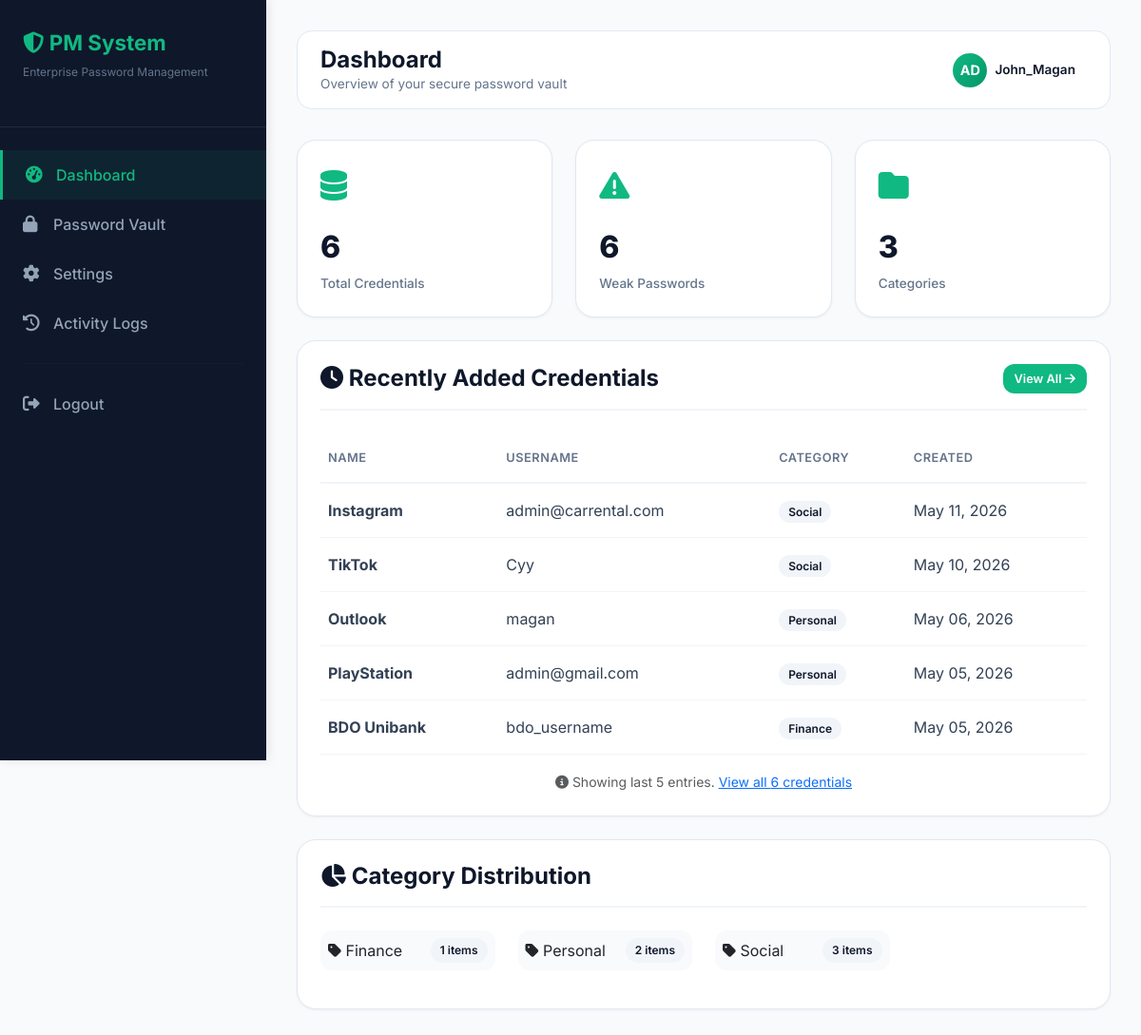
The app's page /dashboard.php (signed in) with its own data.
### tables this page shows
CREATE TABLE `passwords` (
  `id` int(11) NOT NULL,
  `user_id` int(11) NOT NULL,
  `name` varchar(255) NOT NULL,
  `url` varchar(500) DEFAULT NULL,
  `username` varchar(255) DEFAULT NULL,
  `encrypted_password` text NOT NULL,
  `notes` text DEFAULT NULL,
  `category` varchar(100) DEFAULT NULL,
  `created_at` timestamp NOT NULL DEFAULT current_timestamp(),
  `updated_at` timestamp NOT NULL DEFAULT current_timestamp() ON UPDATE current_timestamp(),
  `icon` varchar(100) DEFAULT 'fas fa-key'
);

### security.php (called while the page is built, shortened)
<?php
function sanitizeOutput($data) {
    return htmlspecialchars($data, ENT_QUOTES, 'UTF-8');
}
?>

### dashboard.php (the view, shortened to what this page needs)
<?php
require_once 'config.php';
require_once 'security.php';
$stmt = $pdo->prepare("SELECT COUNT(*) as total FROM passwords WHERE user_id = ?");
$stmt->execute([$_SESSION['user_id']]);
$totalPasswords = $stmt->fetch()['total'];
$stmt = $pdo->prepare("SELECT * FROM passwords WHERE user_id = ? ORDER BY created_at DESC LIMIT 5");
$stmt->execute([$_SESSION['user_id']]);
$recentPasswords = $stmt->fetchAll();
$stmt = $pdo->prepare("SELECT category, COUNT(*) as count FROM passwords WHERE user_id = ? GROUP BY category");
$stmt->execute([$_SESSION['user_id']]);
$categories = $stmt->fetchAll();
$weakCount = 0;
$stmt = $pdo->prepare("SELECT encrypted_password FROM passwords WHERE user_id = ?");
$stmt->execute([$_SESSION['user_id']]);
$allPasswords = $stmt->fetchAll();
foreach ($allPasswords as $pwd) {
    $decrypted = Encryption::decrypt($pwd['encrypted_password'], $_SESSION['master_key']);
    if (strlen($decrypted) < 8) $weakCount++;
}
$stmt = $pdo->prepare("SELECT profile_picture, full_name FROM admins WHERE id = ?");
$stmt->execute([$_SESSION['user_id']]);
$userData = $stmt->fetch();
$fullName = $userData['full_name'];
$displayName = !empty($fullName) ? $fullName : $_SESSION['username'];
$userInitials = strtoupper(substr($displayName, 0, 2));
$profilePicturePath = '';
?>
<!DOCTYPE html>
<html lang="en">
<head>
    <link href="https://cdn.jsdelivr.net/npm/bootstrap@5.3.0/dist/css/bootstrap.min.css" rel="stylesheet">
    <link rel="stylesheet" href="https://cdnjs.cloudflare.com/ajax/libs/font-awesome/6.4.0/css/all.min.css">
</head>
<body>
    <div class="sidebar">
        <div class="sidebar-header">
            <h3><i class="fas fa-shield-alt"></i> PM System</h3>
            <p>Enterprise Password Management</p>
        </div>
        <div class="sidebar-menu">
            <a href="dashboard.php" class="active"><i class="fas fa-tachometer-alt"></i> Dashboard</a>
            <a href="vault.php"><i class="fas fa-lock"></i> Password Vault</a>
            <a href="settings.php"><i class="fas fa-cog"></i> Settings</a>
            <a href="logs.php"><i class="fas fa-history"></i> Activity Logs</a>
            <hr>
            <a href="logout.php"><i class="fas fa-sign-out-alt"></i> Logout</a>
        </div>
    </div>
    <div class="main-content">
        <div class="top-nav">
            <div class="page-title">
                <h1>Dashboard</h1>
                <p>Overview of your secure password vault</p>
            </div>
            <div class="admin-dropdown" id="adminDropdown">
                <div class="admin-trigger" onclick="toggleDropdown(event)">
                    <?php if ($profilePicturePath): ?>
                        <img src="<?php echo $profilePicturePath; ?>?v=<?php echo time(); ?>" class="user-avatar-img" alt="Profile">
                    <?php else: ?>
                        <div class="user-avatar">
                            <?php echo $userInitials; ?>
                        </div>
                    <?php endif; ?>
                    <span class="admin-name-small"><?php echo sanitizeOutput($_SESSION['username']); ?></span>
                </div>
            </div>
        </div>
        <div class="row">
            <div class="col-md-4">
                <div class="stat-card">
                    <div class="stat-icon"><i class="fas fa-database"></i></div>
                    <div class="stat-number"><?php echo $totalPasswords; ?></div>
                    <div class="stat-label">Total Credentials</div>
                </div>
            </div>
            <div class="col-md-4">
                <div class="stat-card">
                    <div class="stat-icon"><i class="fas fa-exclamation-triangle"></i></div>
                    <div class="stat-number"><?php echo $weakCount; ?></div>
                    <div class="stat-label">Weak Passwords</div>
                </div>
            </div>
            <div class="col-md-4">
                <div class="stat-card">
                    <div class="stat-icon"><i class="fas fa-folder"></i></div>
                    <div class="stat-number"><?php echo count($categories); ?></div>
                    <div class="stat-label">Categories</div>
                </div>
            </div>
        </div>
        <div class="section-card">
            <div class="section-header">
                <h4><i class="fas fa-clock"></i> Recently Added Credentials</h4>
                <a href="vault.php" class="btn btn-primary btn-sm">View All <i class="fas fa-arrow-right"></i></a>
            </div>
            <?php if(count($recentPasswords) > 0): ?>
            <table class="table-custom">
                <thead>
                    <tr><th>Name</th><th>Username</th><th>Category</th><th>Created</th></tr>
                </thead>
                <tbody>
                    <?php foreach($recentPasswords as $item): ?>
                    <tr class="clickable-row" onclick="window.location.href='vault.php'">
                        <td><strong><?php echo sanitizeOutput($item['name']); ?></strong></td>
                        <td><?php echo sanitizeOutput($item['username']); ?></td>
                        <td><span class="badge-category"><?php echo sanitizeOutput($item['category'] ?? 'Uncategorized'); ?></span></td>
                        <td><?php echo date('M d, Y', strtotime($item['created_at'])); ?></td>
                    </tr>
                    <?php endforeach; ?>
                </tbody>
             </table>
             <?php if($totalPasswords > 5): ?>
             <div class="text-center mt-3">
                 <small class="text-muted">
                     <i class="fas fa-info-circle"></i> Showing last 5 entries.
                     <a href="vault.php">View all <?php echo $totalPasswords; ?> credentials</a>
                 </small>
             </div>
             <?php endif; ?>
            <?php endif; ?>
        </div>
        <?php if(!empty($categories)): ?>
        <div class="section-card">
            <div class="section-header">
                <h4><i class="fas fa-chart-pie"></i> Category Distribution</h4>
            </div>
            <div class="row">
                <?php foreach($categories as $cat): ?>
                <div class="col-md-3 mb-3">
                    <div class="d-flex justify-content-between align-items-center p-2" style="background: #F8FAFC; border-radius: 12px;">
                        <span><i class="fas fa-tag"></i> <?php echo sanitizeOutput($cat['category'] ?: 'Uncategorized'); ?></span>
                        <span class="badge-category"><?php echo $cat['count']; ?> items</span>
                    </div>
                </div>
                <?php endforeach; ?>
            </div>
        </div>
        <?php endif; ?>
    </div>
</body>
</html>

### dashboard.php (style rules this page uses)
* { margin: 0; padding: 0; box-sizing: border-box; }
body { background: #F8FAFC; font-family: 'Inter', sans-serif; }
.sidebar { width: 280px; background: #0F172A; position: fixed; height: 100vh; left: 0; top: 0; box-shadow: 2px 0 10px rgba(0,0,0,0.1); }
.sidebar-header { padding: 2rem 1.5rem; border-bottom: 1px solid rgba(255,255,255,0.08); }
.sidebar-header h3 { color: #10B981; font-weight: 700; font-size: 1.4rem; }
.sidebar-header p { color: #64748B; font-size: 0.75rem; }
.sidebar-menu { padding: 1.5rem 0; }
.sidebar-menu a { display: flex; align-items: center; padding: 0.875rem 1.5rem; color: #94A3B8; text-decoration: none; gap: 12px; font-weight: 500; transition: all 0.3s; }
.sidebar-menu a i { width: 20px; font-size: 1.1rem; }
.sidebar-menu a:hover, .sidebar-menu a.active { background: rgba(16,185,129,0.08); color: #10B981; border-left: 3px solid #10B981; }
.sidebar-menu hr { margin: 1rem 1.5rem; border-color: rgba(255,255,255,0.08); }
.main-content { margin-left: 280px; padding: 2rem; }
.top-nav { background: white; border-radius: 16px; padding: 1rem 1.5rem; margin-bottom: 2rem; display: flex; justify-content: space-between; align-items: center; border: 1px solid #E2E8F0; }
.page-title h1 { color: #0F172A; font-size: 1.5rem; font-weight: 700; margin: 0; }
.page-title p { color: #64748B; font-size: 0.85rem; margin: 0; }
.admin-dropdown { position: relative; }
.admin-trigger { display: flex; align-items: center; gap: 8px; padding: 5px 12px 5px 8px; background: transparent; border-radius: 40px; transition: background 0.2s; cursor: pointer; }
.user-avatar { width: 36px; height: 36px; background: linear-gradient(135deg, #10B981, #059669); border-radius: 50%; display: flex; align-items: center; justify-content: center; color: white; font-weight: 700; font-size: 0.9rem; }
.admin-name-small { font-weight: 600; color: #0F172A; font-size: 0.85rem; }
.stat-card { background: white; border-radius: 20px; padding: 1.5rem; margin-bottom: 1.5rem; box-shadow: 0 1px 3px rgba(0,0,0,0.05); border: 1px solid #E2E8F0; transition: all 0.3s; }
.stat-icon { font-size: 2rem; color: #10B981; margin-bottom: 1rem; }
.stat-number { font-size: 2rem; font-weight: 800; color: #0F172A; margin-bottom: 0.25rem; }
.stat-label { color: #64748B; font-size: 0.85rem; font-weight: 500; }
.section-card { background: white; border-radius: 20px; padding: 1.5rem; margin-bottom: 1.5rem; box-shadow: 0 1px 3px rgba(0,0,0,0.05); border: 1px solid #E2E8F0; }
.section-header { display: flex; justify-content: space-between; align-items: center; margin-bottom: 1.5rem; padding-bottom: 1rem; border-bottom: 2px solid #F1F5F9; }
.section-header h4 { color: #0F172A; font-weight: 700; margin: 0; }
.table-custom { width: 100%; }
.table-custom th { color: #64748B; font-weight: 600; font-size: 0.8rem; text-transform: uppercase; letter-spacing: 0.5px; padding: 1rem 0.5rem; border-bottom: 2px solid #F1F5F9; }
.table-custom td { padding: 1rem 0.5rem; color: #334155; border-bottom: 1px solid #F1F5F9; }
.badge-category { background: #F1F5F9; color: #0F172A; padding: 4px 10px; border-radius: 20px; font-size: 0.75rem; font-weight: 600; }
.clickable-row { cursor: pointer; transition: background 0.2s; }
.btn-primary { background: #10B981; border: none; padding: 10px 20px; border-radius: 12px; font-weight: 600; }
.btn-sm { padding: 6px 12px; font-size: 0.8rem; }

### records on screen
passwords: name "Instagram", username "admin@carrental.com", category "Social", created_at "May 11, 2026"
passwords: name "TikTok", username "Cyy", category "Social", created_at "May 10, 2026"
passwords: name "Outlook", username "magan", category "Personal", created_at "May 06, 2026"
passwords: name "PlayStation", username "admin@gmail.com", category "Personal", created_at "May 05, 2026"
passwords: name "BDO Unibank", username "bdo_username", category "Finance", created_at "May 05, 2026"

### other values on screen
$userInitials "AD"
sanitizeOutput($_SESSION['username']) "John_Magan"
$totalPasswords "6"
$weakCount "6"
count($categories) "3"
sanitizeOutput($cat['category'] ?: 'Uncategorized') "Finance"
$cat['count'] "1"
sanitizeOutput($cat['category'] ?: 'Uncategorized') "Personal"
$cat['count'] "2"
sanitizeOutput($cat['category'] ?: 'Uncategorized') "Social"
$cat['count'] "3"
